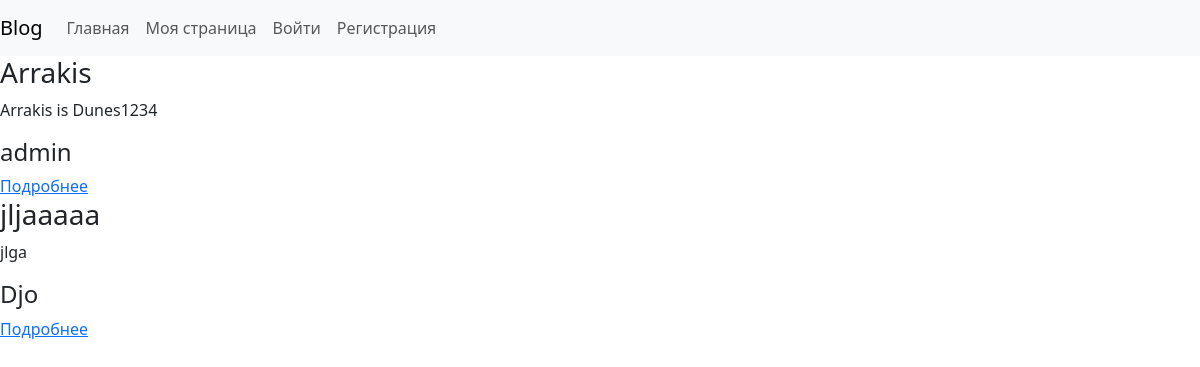
Before: / with the older database file.
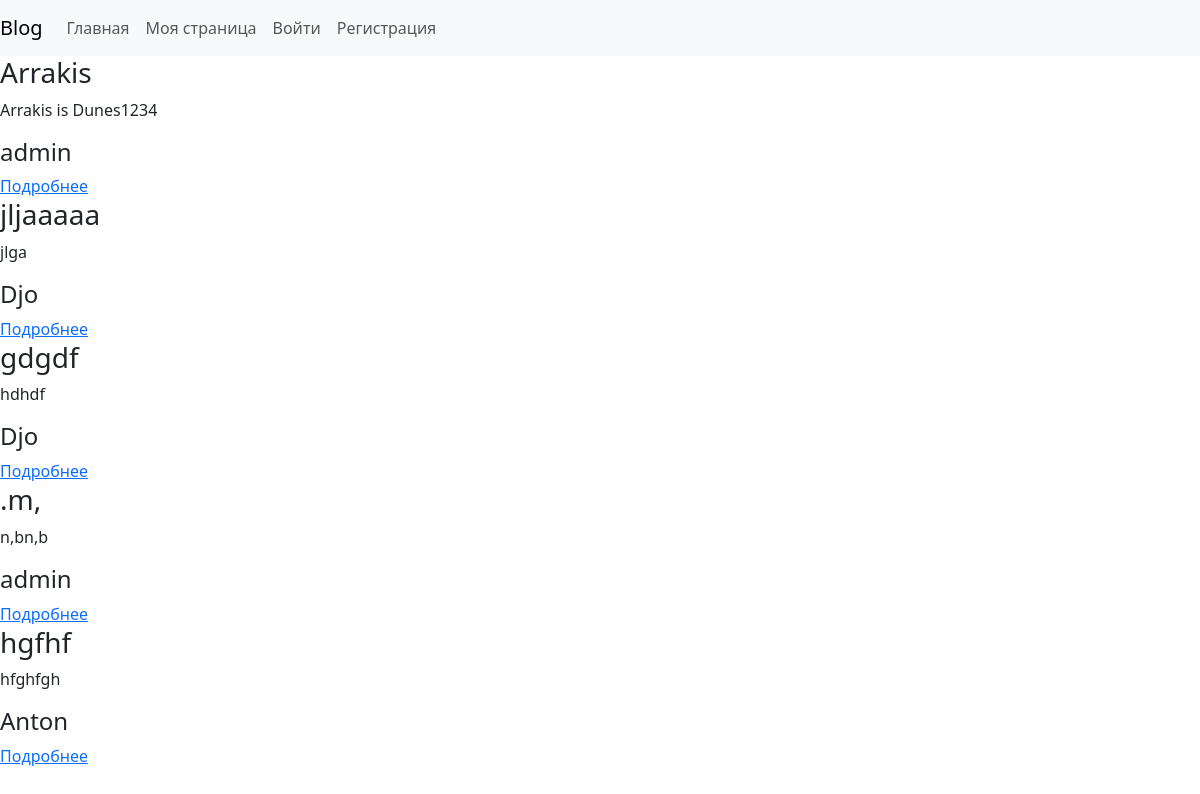
After: the same page with the newer database file.
### posts/models.py (models this page shows, shortened)
class Post (models.Model):
    author = models.ForeignKey('users.User', on_delete=models.CASCADE)
    title = models.CharField (max_length=250)
    body = models.TextField ()
    class Meta:
        verbose_name = 'Пост'
        verbose_name_plural = 'Посты'

### users/models.py (models this page shows)
class User(AbstractUser):
    age = models.PositiveIntegerField('Возраст', default=0)
    def __str__(self) -> str:
        return self.username
    class Meta:
        verbose_name = 'Пользователь'
        verbose_name_plural = 'Пользователи'

### posts/views.py (the view)
# urls.py: path('', PostsListView.as_view(), name = 'posts_list'),
class PostsListView(ListView):
    model = Post
    template_name ='posts/index.html'
    context_object_name = 'posts'

### templates/posts/index.html
{% extends 'base.html'%}
{% block content %}
{% for post in posts %}
<h3>{{ post.title }}</h3>
<p>{{ post.body }}</p>
<h4>{{ post.author }}</h4>
<a href="{% url 'post_detail' post.pk %}">Подробнее</a>
<br>
{% endfor %}
{% endblock %}

Changed rows visible on the page:
added Post: title "gdgdf", body "hdhdf", author "Djo"
added Post: title ".m,", body "n,bn,b", author "admin"
added Post: title "hgfhf", body "hfghfgh", author "Anton"
